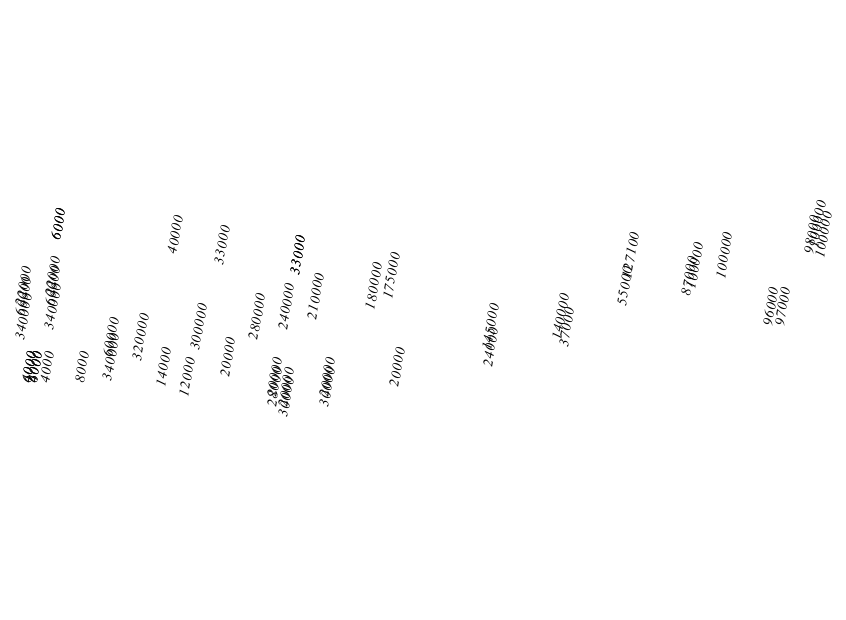

The notebook cell this image was saved under:
### Code cell
troops_text_chart = alt.Chart(troops).mark_text(
    font="Cardo",
    fontSize=7,
    fontStyle="italic",
    angle=280
).encode(
    longitude='long:Q',
    latitude='lat:Q',
    text='survivors',
).project(type="mercator")
troops_text_chart

### Figure 1 — Vega-Lite specification as saved in the notebook (floating-point values rounded to 4 significant figures)
{"config": {"view": {"continuousWidth": 400, "continuousHeight": 300}}, "data": {"name": "data-56af38f370621560624276220716fba8"}, "mark": {"type": "text", "angle": 280, "font": "Cardo", "fontSize": 7, "fontStyle": "italic"}, "encoding": {"latitude": {"field": "lat", "type": "quantitative"}, "longitude": {"field": "long", "type": "quantitative"}, "text": {"field": "survivors", "type": "quantitative"}}, "projection": {"type": "mercator"}, "$schema": "https://vega.github.io/schema/vega-lite/v4.17.0.json", "datasets": {"data-56af38f370621560624276220716fba8": [{"long": 24.0, "lat": 54.9, "survivors": 340000, "direction": "A", "group": 1}, {"long": 24.5, "lat": 55.0, "survivors": 340000, "direction": "A", "group": 1}, {"long": 25.5, "lat": 54.5, "survivors": 340000, "direction": "A", "group": 1}, {"long": 26.0, "lat": 54.7, "survivors": 320000, "direction": "A", "group": 1}, {"long": 27.0, "lat": 54.8, "survivors": 300000, "direction": "A", "group": 1}, {"long": 28.0, "lat": 54.9, "survivors": 280000, "direction": "A", "group": 1}, {"long": 28.5, "lat": 55.0, "survivors": 240000, "direction": "A", "group": 1}, {"long": 29.0, "lat": 55.1, "survivors": 210000, "direction": "A", "group": 1}, {"long": 30.0, "lat": 55.2, "survivors": 180000, "direction": "A", "group": 1}, {"long": 30.3, "lat": 55.3, "survivors": 175000, "direction": "A", "group": 1}, {"long": 32.0, "lat": 54.8, "survivors": 145000, "direction": "A", "group": 1}, {"long": 33.2, "lat": 54.9, "survivors": 140000, "direction": "A", "group": 1}, {"long": 34.4, "lat": 55.5, "survivors": 127100, "direction": "A", "group": 1}, {"long": 35.5, "lat": 55.4, "survivors": 100000, "direction": "A", "group": 1}, {"long": 36.0, "lat": 55.5, "survivors": 100000, "direction": "A", "group": 1}, {"long": 37.6, "lat": 55.8, "survivors": 100000, "direction": "A", "group": 1}, {"long": 37.7, "lat": 55.7, "survivors": 100000, "direction": "R", "group": 1}, {"long": 37.5, "lat": 55.7, "survivors": 98000, "direction": "R", "group": 1}, {"long": 37.0, "lat": 55.0, "survivors": 97000, "direction": "R", "group": 1}, {"long": 36.8, "lat": 55.0, "survivors": 96000, "direction": "R", "group": 1}, {"long": 35.4, "lat": 55.3, "survivors": 87000, "direction": "R", "group": 1}, {"long": 34.3, "lat": 55.2, "survivors": 55000, "direction": "R", "group": 1}, {"long": 33.3, "lat": 54.8, "survivors": 37000, "direction": "R", "group": 1}, {"long": 32.0, "lat": 54.6, "survivors": 24000, "direction": "R", "group": 1}, {"long": 30.4, "lat": 54.4, "survivors": 20000, "direction": "R", "group": 1}, {"long": 29.2, "lat": 54.3, "survivors": 20000, "direction": "R", "group": 1}, {"long": 28.5, "lat": 54.2, "survivors": 20000, "direction": "R", "group": 1}, {"long": 28.3, "lat": 54.3, "survivors": 20000, "direction": "R", "group": 1}, {"long": 27.5, "lat": 54.5, "survivors": 20000, "direction": "R", "group": 1}, {"long": 26.8, "lat": 54.3, "survivors": 12000, "direction": "R", "group": 1}, {"long": 26.4, "lat": 54.4, "survivors": 14000, "direction": "R", "group": 1}, {"long": 25.0, "lat": 54.4, "survivors": 8000, "direction": "R", "group": 1}, {"long": 24.4, "lat": 54.4, "survivors": 4000, "direction": "R", "group": 1}, {"long": 24.2, "lat": 54.4, "survivors": 4000, "direction": "R", "group": 1}, {"long": 24.1, "lat": 54.4, "survivors": 4000, "direction": "R", "group": 1}, {"long": 24.0, "lat": 55.1, "survivors": 60000, "direction": "A", "group": 2}, {"long": 24.5, "lat": 55.2, "survivors": 60000, "direction": "A", "group": 2}, {"long": 25.5, "lat": 54.7, "survivors": 60000, "direction": "A", "group": 2}, {"long": 26.6, "lat": 55.7, "survivors": 40000, "direction": "A", "group": 2}, {"long": 27.4, "lat": 55.6, "survivors": 33000, "direction": "A", "group": 2}, {"long": 28.7, "lat": 55.5, "survivors": 33000, "direction": "A", "group": 2}, {"long": 28.7, "lat": 55.5, "survivors": 33000, "direction": "R", "group": 2}, {"long": 29.2, "lat": 54.2, "survivors": 30000, "direction": "R", "group": 2}, {"long": 28.5, "lat": 54.1, "survivors": 30000, "direction": "R", "group": 2}, {"long": 28.3, "lat": 54.2, "survivors": 28000, "direction": "R", "group": 2}, {"long": 24.0, "lat": 55.2, "survivors": 22000, "direction": "A", "group": 3}, {"long": 24.5, "lat": 55.3, "survivors": 22000, "direction": "A", "group": 3}, {"long": 24.6, "lat": 55.8, "survivors": 6000, "direction": "A", "group": 3}, {"long": 24.6, "lat": 55.8, "survivors": 6000, "direction": "R", "group": 3}, {"long": 24.2, "lat": 54.4, "survivors": 6000, "direction": "R", "group": 3}, {"long": 24.1, "lat": 54.4, "survivors": 6000, "direction": "R", "group": 3}]}}
